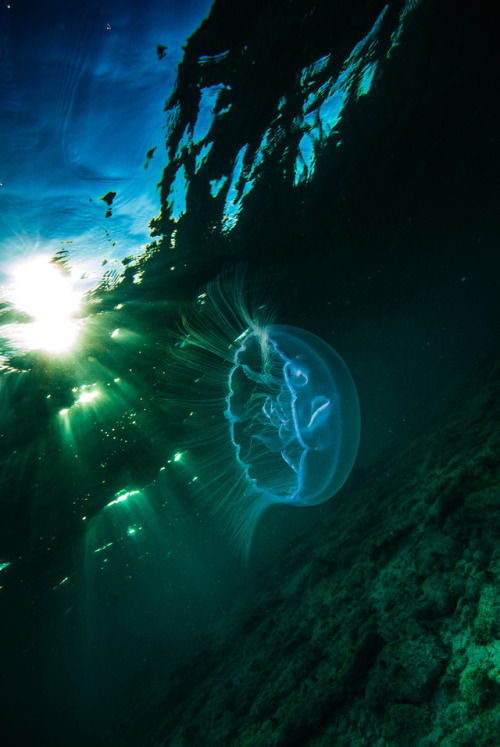
#> input picture jelly.jpg, 500 x 747 px
$ python blend.py
#> lines starting #> are read from the running program, lines starting #| are printed output that depends on the picture
from tkinter import filedialog
from tkinter import *
#from Tkinter import Tk
from tkinter.filedialog import askopenfilename
from imageio import imread
import cv2
from matplotlib.widgets import Slider, Button, TextBox
import numpy as np
import matplotlib.pyplot as plt

#from IPython import get_ipython
#get_ipython().run_line_magic('matplotlib', 'qt')

def blend(img1, img2, alpha, dmin=0, dmax=255):
    return np.uint8(np.clip((1.0-alpha)*img1 + alpha*img2, dmin, dmax-1))

def linearBlend(img1, img2, dmin=0, dmax=255):
    pattern = np.array([np.arange(img1.shape[1])]).repeat(img1.shape[0],0)/img1.shape[1]
    return np.uint8(np.clip((-pattern+1)*img1 + pattern*img2, dmin, dmax-1))

def subir(a):
    global img
    filename = askopenfilename() # show an "Open" dialog box and return the path to the selected file
#    print(filename)
    img = imread(filename)
    plt.axes(img1a)
    plt.title('PhotoShop')
    plt.imshow(img)
    plt.show()

def subir2(a):
    global img2
    filename = askopenfilename() # show an "Open" dialog box and return the path to the selected file
#    print(filename)
    img2 = imread(filename)
    plt.axes(img2a)
    plt.title('PhotoShop')
    plt.imshow(img2)
    plt.show()

def updateAlpha():
    res = blend(img,img2,a_slider.val,0,255)
    plt.axes(res)
    plt.imshow(np.uint8(res))
    plt.show()
    #plt.imshow(blend(img,img2,a_slider.val,0,255))
def updateAlphaL():
    res = linearBlend(img,img2,0,255)
    plt.axes(res)
    plt.imshow(np.uint8(res))
    plt.show()

a_min = 0    # the minimial value of the paramater a
a_max = 1   # the maximal value of the paramater a
a_init = 1.0   # the value of the parameter a to be used initially, when the graph is created
ySlider= 0.22
yFiltro=0.23

img1a = plt.axes([0.01, 0.3, 0.5, 0.65])
img2a = plt.axes([0.51, 0.3, 0.45, 0.65])
res = plt.axes([0.101, 0.3, 0.45, 0.65])
slider_a = plt.axes([0.1, ySlider+0.02, 0.35, 0.01])
slider_aL = plt.axes([0.1, ySlider-0.01, 0.35, 0.01])

carga1 = plt.axes([0.5,ySlider, 0.1, 0.035])
carga2 = plt.axes([0.62, ySlider, 0.1, 0.035])

img = imread('./jelly.jpg')
#> img is the input picture: shape (747, 500, 3); mean R, G, B 11.1, 53.4, 54.2
img2 = imread('./jelly.jpg')


a_slider = Slider(slider_a,'Alpha Blend',a_min,a_max,valinit=a_init)
#aL_slider = Slider(slider_aL,'Alpha Linear Blend',a_min,a_max,valinit=a_init)

carga = Button(carga1, 'Subir Img 1')
carga2 = Button(carga2, 'Subir Img 2')

a_slider.on_changed(updateAlpha)
#aL_slider.on_changed(updateAlphaL)

carga.on_clicked(subir)
carga2.on_clicked(subir2)
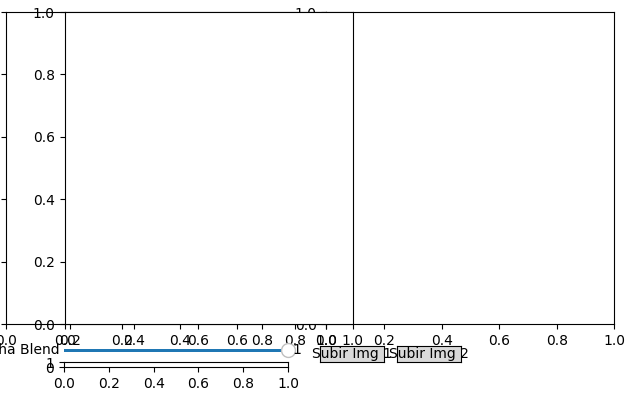
#> figure drawn by matplotlib, 1 panel
